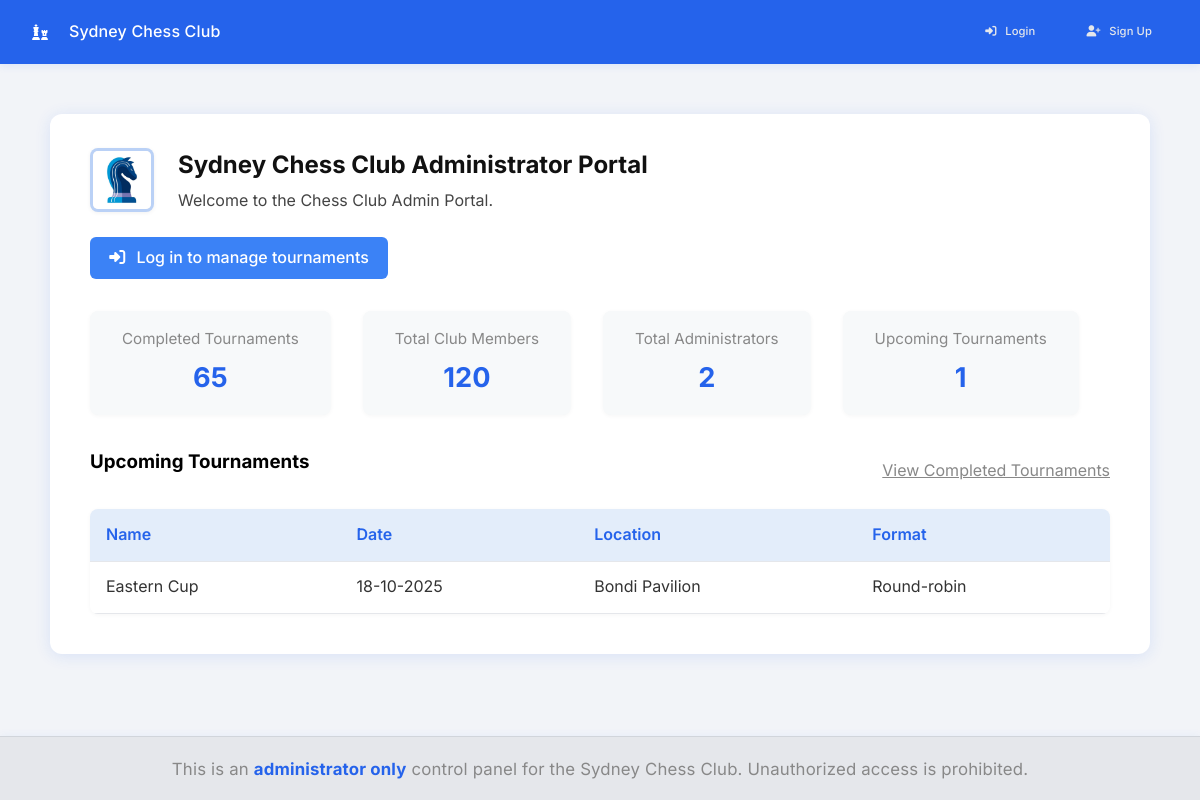
The page / on the database its author committed.
### tables this page shows
CREATE TABLE tournaments (
        id INTEGER PRIMARY KEY AUTOINCREMENT,
        name TEXT NOT NULL,
        date TEXT NOT NULL,
        location TEXT NOT NULL,
        format TEXT NOT NULL
    );

### app.py (the view)
@app.route('/')
def index():
    today = datetime.now().date().isoformat()
    with get_db_connection() as conn:
        tournaments = conn.execute('SELECT * FROM tournaments WHERE date >= ? ORDER BY date', (today,)).fetchall()
        completed_tournaments_count = conn.execute('SELECT COUNT(*) FROM tournaments WHERE date < ?', (today,)).fetchone()[0]
        admins = conn.execute('SELECT * FROM users').fetchall()
        total_members = conn.execute('SELECT COUNT(*) FROM members').fetchone()[0]
    return render_template(
        'index.html',
        tournaments=tournaments,
        completed_tournaments_count=completed_tournaments_count,
        members=admins,
        total_members=total_members
    )

### app.py (called while the page is built)
def get_db_connection():
    conn = sqlite3.connect('data/main.db')
    conn.row_factory = sqlite3.Row
    try:
        conn.execute('PRAGMA foreign_keys = ON')
    except Exception:
        pass
    return conn

def datetimeformat(value, format='%d-%m-%Y'):
    try:
        dt = datetime.fromisoformat(value)
    except Exception:
        try:
            dt = datetime.strptime(value, '%Y-%m-%d')
        except Exception:
            return value  # fallback: return as is
    return dt.strftime(format)

@app.before_request
def ensure_csrf_and_session():
    if 'csrf_token' not in session:
        session['csrf_token'] = secrets.token_hex(32)
    if request.method == 'POST':
        token = request.form.get('csrf_token')
        if not token or token != session.get('csrf_token'):
            abort(400)

@app.after_request
def set_security_headers(resp):
    resp.headers['X-Frame-Options'] = 'DENY'
    resp.headers['X-Content-Type-Options'] = 'nosniff'
    resp.headers['Referrer-Policy'] = 'no-referrer'
    csp = (
        "default-src 'self'; "
        "script-src 'self' https://cdn.jsdelivr.net https://cdnjs.cloudflare.com; "
        "style-src 'self' 'unsafe-inline' https://fonts.googleapis.com https://cdnjs.cloudflare.com; "
        "img-src 'self' data:; "
        "font-src 'self' https://fonts.gstatic.com https://cdnjs.cloudflare.com; "
        "connect-src 'self'; "
        "frame-ancestors 'none'"
    )
    resp.headers['Content-Security-Policy'] = csp
    if request.scheme == 'https':
        resp.headers['Strict-Transport-Security'] = 'max-age=31536000; includeSubDomains; preload'
    return resp

@app.context_processor
def inject_globals():
    allow_signup = False
    if os.environ.get('ADMIN_SIGNUP_SECRET'):
        allow_signup = True
    return dict(csrf_token=session.get('csrf_token'), allow_signup=allow_signup, APP_ENV=APP_ENV)

### templates/index.html (shortened to what this page needs)
{% extends 'base.html' %}
{% block content %}
<div class="main-container">
    <div class="dashboard-header">
        <img src="{{ url_for('static', filename='img/chess-logo.png') }}" alt="Chess Club Logo" class="dashboard-logo">
        <div>
            <h2>Sydney Chess Club Administrator Portal</h2>
            {% if session.username %}
            <p class="welcome-msg">Welcome, <strong>{{ session.username }}</strong>!</p>
            {% else %}
            <p class="welcome-msg">Welcome to the Chess Club Admin Portal.</p>
            {% endif %}
        </div>
    </div>
    <div class="dashboard-actions">
        {% if session.username %}
        <a href="{{ url_for('create_tournament') }}" class="btn-primary">
            <i class="fa-solid fa-plus icon-left"></i>Create New Tournament
        </a>
        <a href="" class="btn-primary">
            <i class="fa-solid fa-envelope icon-left"></i>View Messages
        </a>
        <a href="{{ url_for('logout') }}" class="btn-secondary">
            <i class="fa-solid fa-right-from-bracket icon-left"></i>Logout
        </a>
        <a href="#" id="changePasswordBtn" class="btn-secondary">
            <i class="fa-solid fa-key icon-left"></i>Change Password
        </a>
        <form method="post" action="{{ url_for('delete_account') }}" class="inline-form"
            onsubmit="return confirm('Are you sure you want to delete your account? This cannot be undone.');">
            <input type="hidden" name="csrf_token" value="{{ csrf_token }}">
            <button type="submit" class="btn-delete-account">
                <i class="fa-solid fa-user-xmark icon-left"></i>Delete Account
            </button>
        </form>
        {% else %}
        <a href="{{ url_for('login') }}" class="btn-primary">
            <i class="fa-solid fa-right-to-bracket icon-left"></i>Log in to manage tournaments
        </a>
        {% endif %}
    </div>
    <div class="dashboard-summary">
        <a href="{{ url_for('completed_tournaments') }}" class="no-underline">
            <div class="summary-card">
                <span class="summary-title">Completed Tournaments</span>
                <span class="summary-value">{{ completed_tournaments_count }}</span>
            </div>
        </a>
        <a href="{{ url_for('manage_members') }}" class="no-underline">
            <div class="summary-card">
                <span class="summary-title">Total Club Members</span>
                <span class="summary-value">{{ total_members }}</span>
            </div>
        </a>
        <a href="{{ url_for('manage_admins') }}" class="no-underline">
            <div class="summary-card">
                <span class="summary-title">Total Administrators</span>
                <span class="summary-value">{{ members|length }}</span>
            </div>
        </a>
        <div class="summary-card">
            <span class="summary-title">Upcoming Tournaments</span>
            <span class="summary-value">{{ tournaments|length }}</span>
        </div>
    </div>
    <div class="tournament-section">
        <div class="tournament-section-header flex-between">
            <h3 class="tournament-section-title">Upcoming Tournaments</h3>
            <a href="{{ url_for('completed_tournaments') }}" class="view-completed-link">View Completed Tournaments</a>
        </div>
        {% if tournaments %}
        <table class="tournament-table">
            <thead>
                <tr>
                    <th>Name</th>
                    <th>Date</th>
                    <th>Location</th>
                    <th>Format</th>
                </tr>
            </thead>
            <tbody>
                {% for t in tournaments %}
                <tr>
                    <td>{{ t['name'] }}</td>
                    <td>
                        {% set dt = t['date'] %}
                        {% if dt %}
                        {{ dt | datetimeformat('%d-%m-%Y') }}
                        {% else %}
                        -
                        {% endif %}
                    </td>
                    <td>{{ t['location'] }}</td>
                    <td>{{ t['format'] }}</td>
                </tr>
                {% endfor %}
            </tbody>
        </table>
        {% else %}
        <p class="no-tournaments">No tournaments have been created yet.</p>
        {% endif %}
    </div>
</div>
{% endblock %}

### rows shown on the page
tournaments: name "Eastern Cup", date "18-10-2025", location "Bondi Pavilion", format "Round-robin"

### other values the page prints
{{ completed_tournaments_count }} "65"
{{ total_members }} "120"
{{ members|length }} "2"
{{ tournaments|length }} "1"
